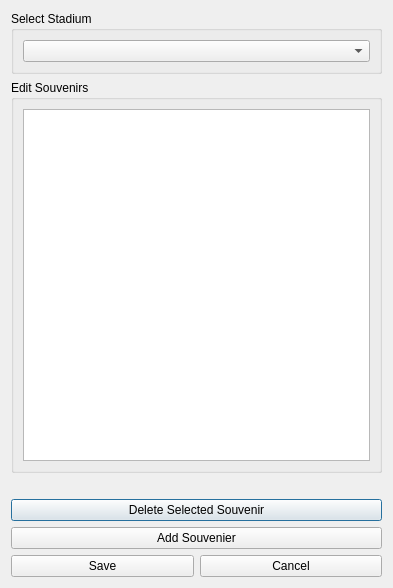
<?xml version="1.0" encoding="UTF-8"?>
<ui version="4.0">
 <class>changesouvenir</class>
 <widget class="QDialog" name="changesouvenir">
  <property name="geometry">
   <rect>
    <x>0</x>
    <y>0</y>
    <width>393</width>
    <height>588</height>
   </rect>
  </property>
  <property name="windowTitle">
   <string>Change Souvenirs</string>
  </property>
  <property name="windowIcon">
   <iconset resource="../assets/img.qrc">
    <normaloff>:/nfl icon.png</normaloff>:/nfl icon.png</iconset>
  </property>
  <layout class="QVBoxLayout" name="verticalLayout">
   <item>
    <widget class="QGroupBox" name="groupBox">
     <property name="title">
      <string>Select Stadium</string>
     </property>
     <layout class="QVBoxLayout" name="verticalLayout_2">
      <item>
       <widget class="QComboBox" name="selectStadium"/>
      </item>
     </layout>
    </widget>
   </item>
   <item>
    <widget class="QGroupBox" name="groupBox_2">
     <property name="title">
      <string>Edit Souvenirs</string>
     </property>
     <layout class="QHBoxLayout" name="horizontalLayout_2">
      <item>
       <widget class="QTableWidget" name="souvenirEditTable">
        <attribute name="horizontalHeaderStretchLastSection">
         <bool>true</bool>
        </attribute>
       </widget>
      </item>
     </layout>
    </widget>
   </item>
   <item>
    <widget class="QLabel" name="errorLabel">
     <property name="text">
      <string/>
     </property>
     <property name="alignment">
      <set>Qt::AlignCenter</set>
     </property>
    </widget>
   </item>
   <item>
    <widget class="QPushButton" name="deleteButton">
     <property name="text">
      <string>Delete Selected Souvenir</string>
     </property>
    </widget>
   </item>
   <item>
    <widget class="QPushButton" name="addSouvenir">
     <property name="text">
      <string>Add Souvenier</string>
     </property>
    </widget>
   </item>
   <item>
    <layout class="QHBoxLayout" name="horizontalLayout">
     <item>
      <widget class="QPushButton" name="save">
       <property name="text">
        <string>Save</string>
       </property>
      </widget>
     </item>
     <item>
      <widget class="QPushButton" name="cancel">
       <property name="text">
        <string>Cancel</string>
       </property>
      </widget>
     </item>
    </layout>
   </item>
  </layout>
 </widget>
 <resources>
  <include location="../assets/img.qrc"/>
 </resources>
 <connections/>
</ui>
